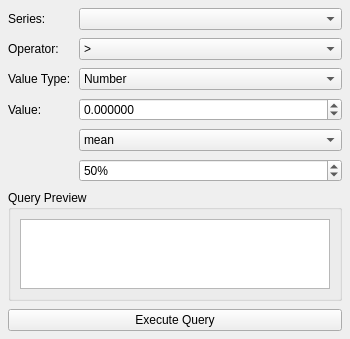
<?xml version="1.0" encoding="UTF-8"?>
<ui version="4.0">
 <class>QueryBuilderWidget</class>
 <widget class="QWidget" name="QueryBuilderWidget">
  <property name="geometry">
   <rect>
    <x>0</x>
    <y>0</y>
    <width>350</width>
    <height>300</height>
   </rect>
  </property>
  <layout class="QVBoxLayout" name="mainLayout">
   <property name="spacing"><number>8</number></property>
   <property name="leftMargin"><number>8</number></property>
   <property name="topMargin"><number>8</number></property>
   <property name="rightMargin"><number>8</number></property>
   <property name="bottomMargin"><number>8</number></property>
   
   <!-- Series Selection -->
   <item>
    <layout class="QFormLayout" name="queryLayout">
     <item row="0" column="0">
      <widget class="QLabel" name="seriesLabel">
       <property name="text"><string>Series:</string></property>
      </widget>
     </item>
     <item row="0" column="1">
      <widget class="QComboBox" name="seriesCombo"/>
     </item>
     <item row="1" column="0">
      <widget class="QLabel" name="operatorLabel">
       <property name="text"><string>Operator:</string></property>
      </widget>
     </item>
     <item row="1" column="1">
      <widget class="QComboBox" name="operatorCombo">
       <item><property name="text"><string>&gt;</string></property></item>
       <item><property name="text"><string>&gt;=</string></property></item>
       <item><property name="text"><string>&lt;</string></property></item>
       <item><property name="text"><string>&lt;=</string></property></item>
       <item><property name="text"><string>==</string></property></item>
       <item><property name="text"><string>!=</string></property></item>
      </widget>
     </item>
     <item row="2" column="0">
      <widget class="QLabel" name="valueTypeLabel">
       <property name="text"><string>Value Type:</string></property>
      </widget>
     </item>
     <item row="2" column="1">
      <widget class="QComboBox" name="valueTypeCombo">
       <item><property name="text"><string>Number</string></property></item>
       <item><property name="text"><string>Statistics</string></property></item>
       <item><property name="text"><string>Percentile</string></property></item>
      </widget>
     </item>
     <item row="3" column="0">
      <widget class="QLabel" name="valueLabel">
       <property name="text"><string>Value:</string></property>
      </widget>
     </item>
     <item row="3" column="1">
      <widget class="QDoubleSpinBox" name="numberInput">
       <property name="decimals"><number>6</number></property>
       <property name="minimum"><double>-1000000.000000000000000</double></property>
       <property name="maximum"><double>1000000.000000000000000</double></property>
      </widget>
     </item>
     <item row="4" column="1">
      <widget class="QComboBox" name="statsCombo">
       <item><property name="text"><string>mean</string></property></item>
       <item><property name="text"><string>max</string></property></item>
       <item><property name="text"><string>min</string></property></item>
       <item><property name="text"><string>std</string></property></item>
       <item><property name="text"><string>median</string></property></item>
      </widget>
     </item>
     <item row="5" column="1">
      <widget class="QSpinBox" name="percentileInput">
       <property name="minimum"><number>1</number></property>
       <property name="maximum"><number>99</number></property>
       <property name="value"><number>50</number></property>
       <property name="suffix"><string>%</string></property>
      </widget>
     </item>
    </layout>
   </item>
   
   <!-- Query Preview -->
   <item>
    <widget class="QGroupBox" name="previewGroup">
     <property name="title"><string>Query Preview</string></property>
     <layout class="QVBoxLayout" name="previewLayout">
      <item>
       <widget class="QTextEdit" name="queryPreview">
        <property name="readOnly"><bool>true</bool></property>
        <property name="maximumHeight"><number>60</number></property>
       </widget>
      </item>
     </layout>
    </widget>
   </item>
   
   <!-- Execute Button -->
   <item>
    <widget class="QPushButton" name="executeBtn">
     <property name="text"><string>Execute Query</string></property>
    </widget>
   </item>
   
   <item>
    <spacer name="verticalSpacer">
     <property name="orientation"><enum>Qt::Vertical</enum></property>
     <property name="sizeHint" stdset="0"><size><width>20</width><height>40</height></size></property>
    </spacer>
   </item>
  </layout>
 </widget>
 <resources/>
 <connections/>
</ui>
